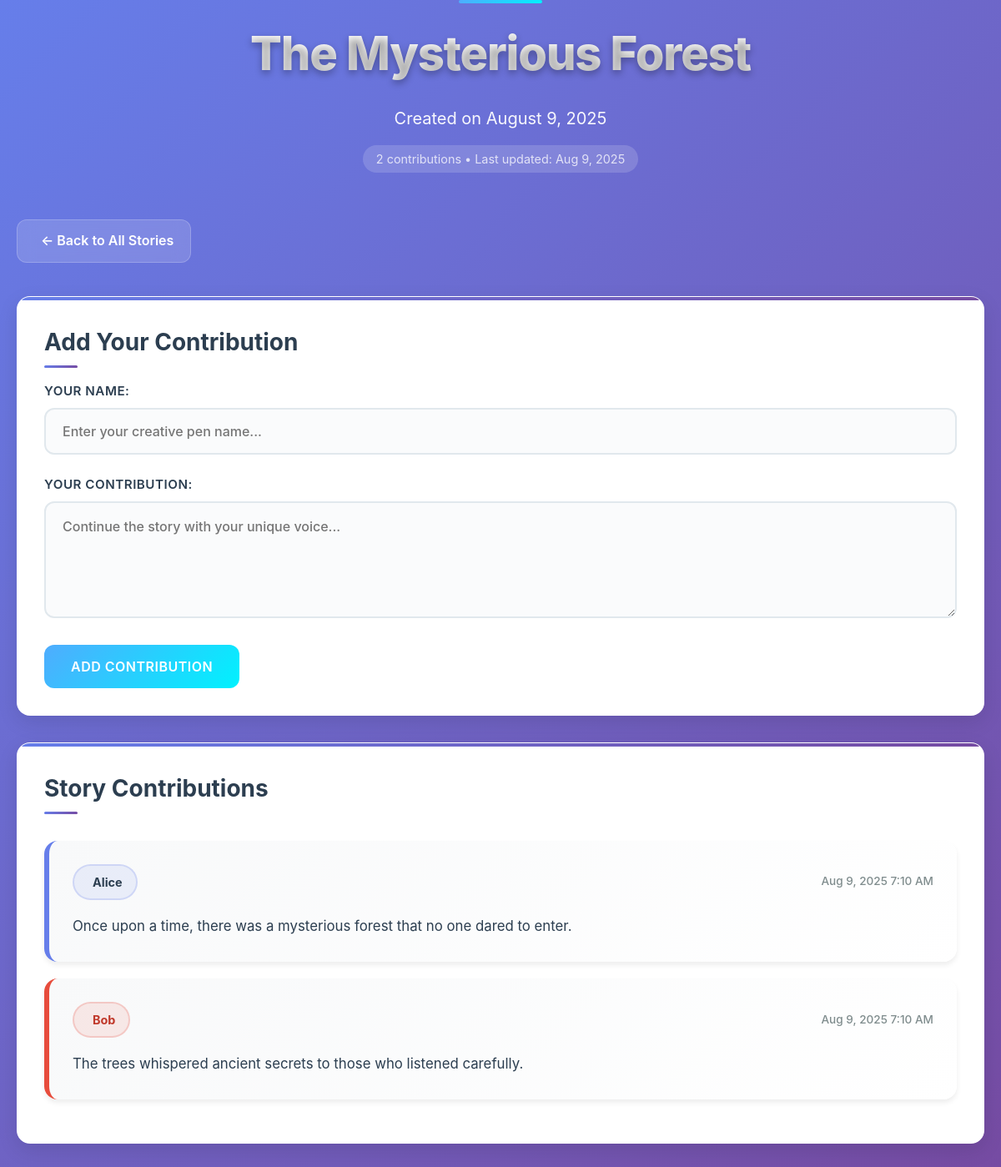
/story.php?id=1, run on the app's committed database.
### tables this page shows
CREATE TABLE IF NOT EXISTS stories (
    id INT AUTO_INCREMENT PRIMARY KEY,
    title VARCHAR(255) NOT NULL,
    created_at TIMESTAMP DEFAULT CURRENT_TIMESTAMP
);

CREATE TABLE IF NOT EXISTS contributions (
    id INT AUTO_INCREMENT PRIMARY KEY,
    story_id INT NOT NULL,
    author_name VARCHAR(100) NOT NULL,
    content TEXT NOT NULL,
    contributed_at TIMESTAMP DEFAULT CURRENT_TIMESTAMP,
    FOREIGN KEY (story_id) REFERENCES stories(id) ON DELETE CASCADE
);

### story.php (the view, shortened to what this page needs)
<?php
$pdo = getDBConnection();
$errors = [];
$story_id = isset($_GET['id']) ? (int)$_GET['id'] : 0;
try {
    $stmt = $pdo->prepare("SELECT * FROM stories WHERE id = ?");
    $stmt->execute([$story_id]);
    $story = $stmt->fetch();
} catch (PDOException $e) {
    die("Error loading story: " . $e->getMessage());
}
try {
    $stmt = $pdo->prepare("SELECT * FROM contributions WHERE story_id = ? ORDER BY contributed_at ASC");
    $stmt->execute([$story_id]);
    $contributions = $stmt->fetchAll();
} catch (PDOException $e) {
    $errors[] = "Error loading contributions: " . $e->getMessage();
    $contributions = [];
}
?>
<!DOCTYPE html>
<html lang="en">
<head>
    <link rel="stylesheet" href="assets/css/style.css">
</head>
<body>
    <div class="container">
        <div class="header">
            <h1><?php echo htmlspecialchars($story['title']); ?></h1>
            <p>Created on <?php echo date('F j, Y', strtotime($story['created_at'])); ?></p>
            <div style="margin-top: 20px; opacity: 0.8;">
                <span style="background: rgba(255,255,255,0.2); padding: 8px 16px; border-radius: 20px; font-size: 0.9rem;">
                    <?php echo count($contributions); ?> contributions • Last updated: <?php echo count($contributions) > 0 ? date('M j, Y', strtotime(end($contributions)['contributed_at'])) : 'Never'; ?>
                </span>
            </div>
        </div>
        <div class="nav">
            <a href="index.php" class="nav-link">← Back to All Stories</a>
        </div>
        <div class="card">
            <h2>Add Your Contribution</h2>
            <form method="POST" action="">
                <div class="form-group">
                    <label for="author_name">Your Name:</label>
                    <input type="text" id="author_name" name="author_name" class="form-control"
                           placeholder="Enter your creative pen name..." required>
                </div>
                <div class="form-group">
                    <label for="content">Your Contribution:</label>
                    <textarea id="content" name="content" class="form-control"
                              placeholder="Continue the story with your unique voice..." required></textarea>
                </div>
                <button type="submit" class="btn btn-success">Add Contribution</button>
            </form>
        </div>
        <div class="card">
            <h2>Story Contributions</h2>
            <?php if (empty($contributions)): ?>
                <p>No contributions yet. Be the first to add to this story!</p>
            <?php else: ?>
                <div class="contributions">
                    <?php foreach ($contributions as $contribution): ?>
                        <div class="contribution">
                            <div class="contribution-header">
                                <span class="author-name"><?php echo htmlspecialchars($contribution['author_name']); ?></span>
                                <span class="contribution-date">
                                    <?php echo date('M j, Y g:i A', strtotime($contribution['contributed_at'])); ?>
                                </span>
                            </div>
                            <div class="contribution-content">
                                <?php echo nl2br(htmlspecialchars($contribution['content'])); ?>
                            </div>
                        </div>
                    <?php endforeach; ?>
                </div>
            <?php endif; ?>
        </div>
    </div>
</body>
</html>

### data on the page
stories: title "The Mysterious Forest", created_at "August 9, 2025"
contributions: contributed_at "Aug 9, 2025", author_name "Bob", contributed_at "Aug 9, 2025 7:10 AM", content "The trees whispered ancient secrets to those who listened carefully."
contributions: author_name "Alice", contributed_at "Aug 9, 2025 7:10 AM", content "Once upon a time, there was a mysterious forest that no one dared to enter."

### other printed values
count($contributions) "2"
